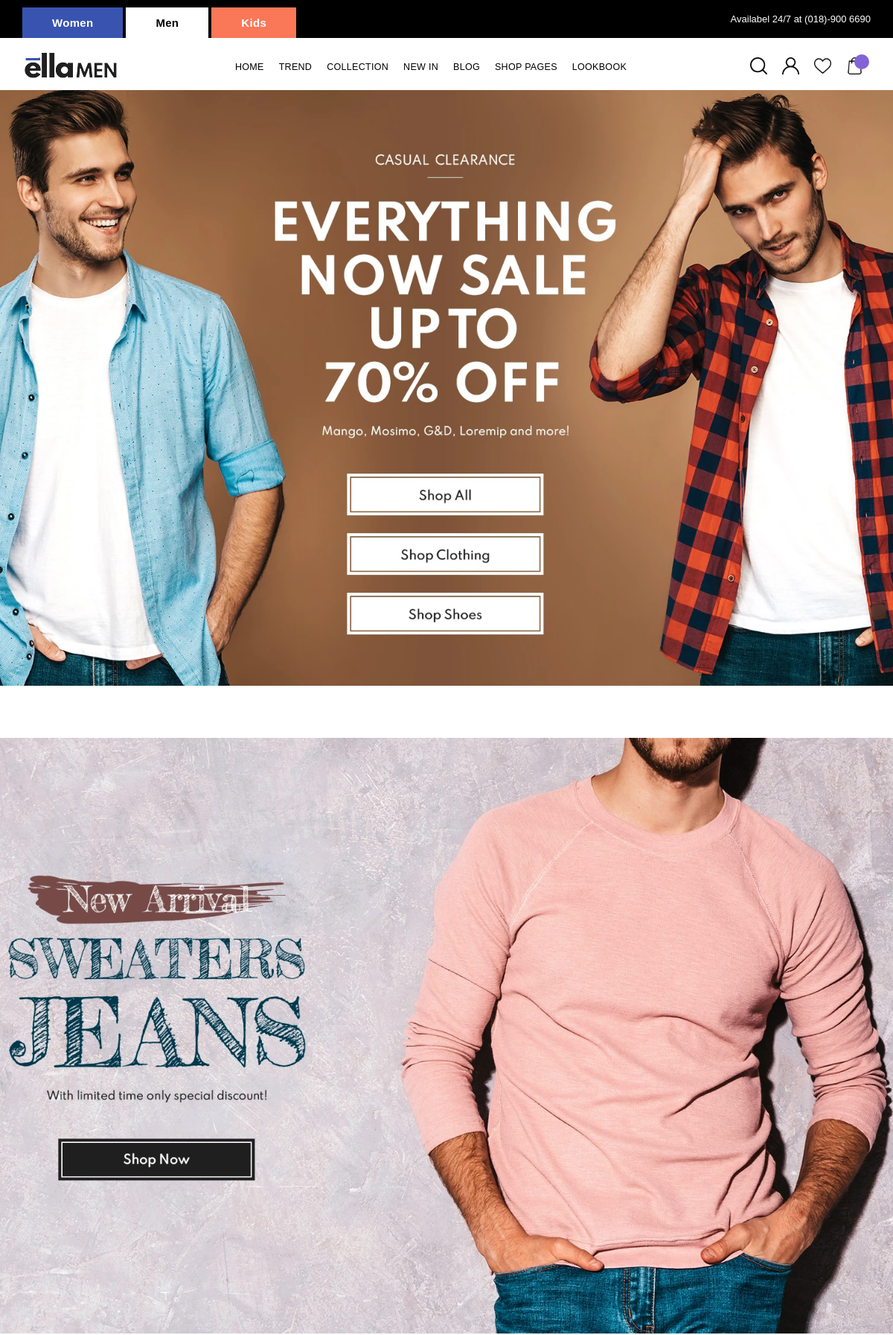
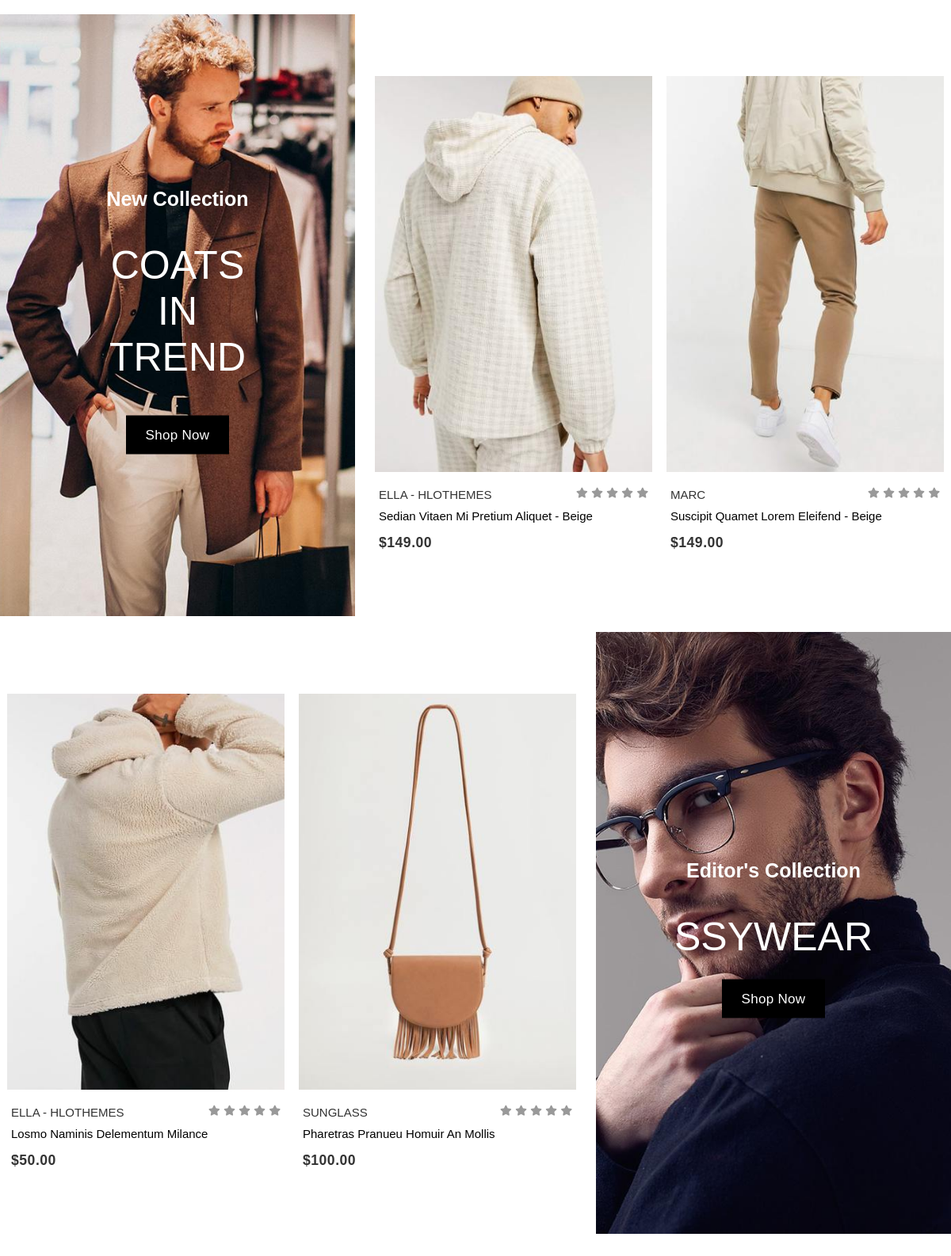
The app's page /include/MEN.php (upper part) with its own data (2 pictures, top to bottom).
### tables this page shows
CREATE TABLE `m_section_1` (
  `ID` int(11) NOT NULL,
  `P_Img` varchar(1000) NOT NULL,
  `P_Name` varchar(1000) NOT NULL,
  `P_Des` varchar(1000) NOT NULL,
  `P_Qty` int(255) NOT NULL,
  `P_Price` int(255) NOT NULL
);

CREATE TABLE `m_section_2` (
  `ID` int(11) NOT NULL,
  `P_Img` varchar(1000) NOT NULL,
  `P_Name` varchar(1000) NOT NULL,
  `P_Des` varchar(1000) NOT NULL,
  `P_Qty` int(255) NOT NULL,
  `P_Price` int(255) NOT NULL
);

### include/MEN.php (the view, shortened to what this page needs)
<?php
include "../connection/config.php";
?>
<!DOCTYPE html>
<html lang="en">
<head>
    <link rel="stylesheet" href="../assets/css/MEN.css?<?php echo time(); ?>">
    <link rel="stylesheet" href="../assets/font/css/all.css">
    <link rel="stylesheet" href="../assets/plugin/lightslider.css">
</head>
<body>
    <nav class="nav-1">
        <div class="max-width">
            <div class="flex">
                <ul class="menu-item">
                    <li><a href="../index.php" class="item">Women</a></li>
                    <li><a href="#" class="item" style="color: #000;">Men</a></li>
                    <li><a href="KID.php" class="item">Kids</a></li>
                </ul>
                <div>
                    <p>Availabel 24/7 at (018)-900 6690</p>
                </div>
            </div>
        </div>
    </nav>
    <nav class="nav-2">
        <div class="max-width">
            <div class="flex-2 flex-item">
                <div class="logo">
                    <a href="index.php"><img src="../assets/img/Men/logo-men.png" alt=""></a>
                </div>
                <ul class="hidden">
                    <li><a href="">Home</a></li>
                    <li><a href="#" class="tBtn">trend</a></li>
                    <li><a href="#" class="cBtn">collection</a></li>
                    <li><a href="#" class="nBtn">new in</a></li>
                    <li><a href="#" class="bBtn">blog</a></li>
                    <li><a href="#" class="spBtn">Shop pages</a></li>
                    <li><a href="#" class="lBtn">lookbook</a></li>
                </ul>
                <ul class="margin">
                    <li><a href="#" onclick="toggle()"><img src="../assets/img/search.png" alt=""></a></li>
                    <li><a href="MenSignIn.php"><img src="../assets/img/user.png" alt=""></a></li>
                    <li><a href=""><img src="../assets/img/heart.png" alt=""></a></li>
                    <li><a href="#" class="cart-item sBtn">
                            <img src="../assets/img/shopping-bag.png" alt="">
                            <div class="cart-items" id="cart-item"></div>
                        </a></li>
                </ul>
            </div>
        </div>
    </nav>
    <section class="ban-1"></section>
    <section class="ban-2"></section>
    <?php
    $sql = "SELECT * FROM m_section_1";
    $query = mysqli_query($con, $sql);
    $result = mysqli_fetch_all($query, MYSQLI_ASSOC);
    ?>
    <section class="card-1">
        <div class="card-1_grid">
            <div class="card_1-box_1">
                <div class="cont">
                    <p>New collection</p>
                    <h2>coats in trend</h2>
                    <a href="#">shop now</a>
                </div>
            </div>
            <ul class="card_1-box_2">
                <?php foreach ($result as $result) { ?>
                    <li class="card_1_item">
                        <div class="card_1_subBx">
                            <div class="card_1_imgBx">
                                <img src="../assets/upload/<?php echo $result['P_Img'] ?>" alt="" />
                            </div>
                            <div class="detail-box">
                                <div class="type">
                                    <h4><?php echo $result['P_Name'] ?></h4>
                                    <div class="star">
                                        <i class="fas fa-star"></i>
                                        <i class="fas fa-star"></i>
                                        <i class="fas fa-star"></i>
                                        <i class="fas fa-star"></i>
                                        <i class="fas fa-star"></i>
                                    </div>
                                </div>
                                <div class="des"><?php echo $result['P_Des'] ?></div>
                                <div class="price">$<?php echo $result['P_Price'] ?>.00</div>
                            </div>
                        </div>
                    </li>
                <?php } ?>
            </ul>
        </div>
    </section>
    <?php
    $sql2 = "SELECT * FROM m_section_2";
    $query2 = mysqli_query($con, $sql2);
    $result2 = mysqli_fetch_all($query2, MYSQLI_ASSOC);
    ?>
    <section class="card-1">
        <div class="card-1_grid">
            <ul class="card_1-box_2">
                <?php foreach ($result2 as $result2) { ?>
                    <li class="card_1_item">
                        <div class="card_1_subBx">
                            <div class="card_1_imgBx">
                                <img src="../assets/upload/<?php echo $result2['P_Img'] ?>" alt="" />
                            </div>
                            <div class="detail-box">
                                <div class="type">
                                    <h4><?php echo $result2['P_Name'] ?></h4>
                                    <div class="star">
                                        <i class="fas fa-star"></i>
                                        <i class="fas fa-star"></i>
                                        <i class="fas fa-star"></i>
                                        <i class="fas fa-star"></i>
                                        <i class="fas fa-star"></i>
                                    </div>
                                </div>
                                <div class="des"><?php echo $result2['P_Des'] ?></div>
                                <div class="price">$<?php echo $result2['P_Price'] ?>.00</div>
                            </div>
                        </div>
                    </li>
                <?php } ?>
            </ul>
            <div class="card_1-box_3">
                <div class="cont">
                    <p>editor's collection</p>
                    <h2>ssywear</h2>
                    <a href="#">shop now</a>
                </div>
            </div>
        </div>
    </section>
</body>
</html>

### records on screen
m_section_1: P_Img (picture), P_Name "ELLA - HLOTHEMES", P_Des "Sedian Vitaen Mi Pretium Aliquet - Beige", P_Price "149"
m_section_1: P_Img (picture), P_Name "MARC", P_Des "Suscipit Quamet Lorem Eleifend - Beige", P_Price "149"
m_section_2: P_Img (picture), P_Name "ELLA - HLOTHEMES", P_Des "Losmo Naminis Delementum Milance", P_Price "50"
m_section_2: P_Img (picture), P_Name "SUNGLASS", P_Des "Pharetras Pranueu Homuir An Mollis", P_Price "100"
